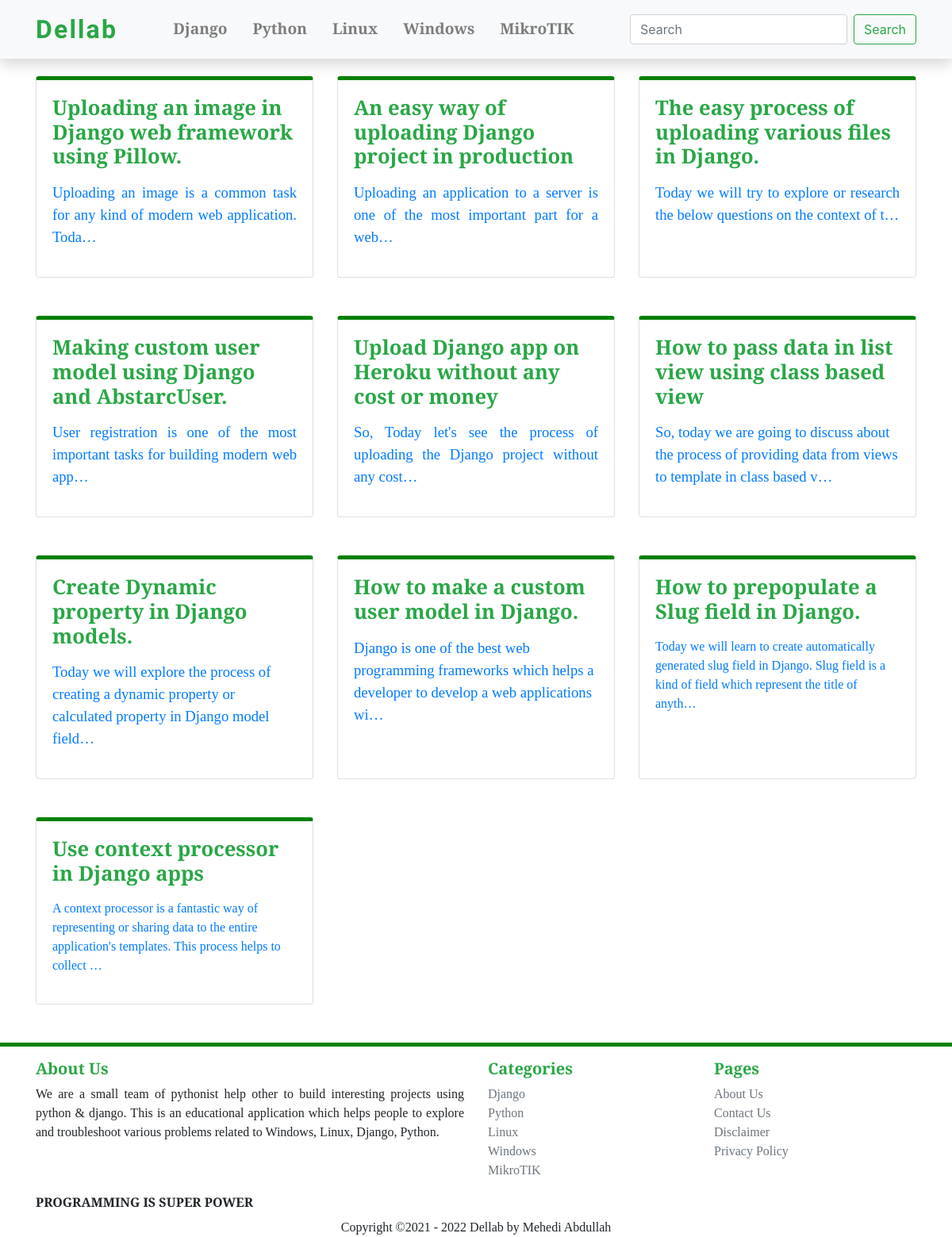
/django/, run on the app's committed database.
### blog/models.py (models this page shows, shortened)
class Blog(models.Model):
    title = models.TextField(unique=True, max_length=987)
    writer = models.ForeignKey(User, on_delete=models.CASCADE, null=True, default=1)
    updated = models.DateField(auto_now=True, auto_now_add=False)
    timestamp = models.DateTimeField(auto_now=False, auto_now_add=True)
    category = models.ForeignKey(Category, on_delete=models.CASCADE)
    content = HTMLField()
    slug = models.SlugField(blank=True, max_length=987)
    def get_absolute_url(self):
        return reverse("details", kwargs={"id": self.id, 'slug': self.slug})

### blog/views.py (the view)
# urls.py: path('django/', views.django_index, name='django_index'),
def django_index(request):
    django = Blog.objects.filter(Q(category__title__contains ='django'))
    return render(request, 'django/index.html', {'django': django })

### templates/django/index.html (shortened to what this page needs)
{% extends 'master.html' %}
{% block main %}
    <div class="container mt-5">
        <div class="row">
            {% for django in django %}
                <div class="col-md-4 mt-5">
                    <div class="card h-100" style=" font-family: 'Averia Serif Libre', cursive; border-top: 5px solid green; border-radius:1.6 rem">
                        <a href={{ django.get_absolute_url }} " style='text-decoration: none;'>
                            <div class="card-body">
                                <h5 class="card-title text-success text-align-center font-weight-bold" style='font-size: 1.6rem; justify-content: center'>{{django.title|safe}}</h5>
                                <p class="card-text text-secondary" style='font-size: 1.3rem; justify: center'>{{django.content|truncatechars:144|safe}}</p>
                            </div>
                        </a>
                    </div>
                </div>
            {% endfor %}
        </div>
    </div>
{% endblock main %}

### data on the page
Blog: title "Uploading an image in Django web framework using Pillow.", content "Uploading an image is a common task for any kind of modern web application. Toda…"
Blog: title "An easy way of uploading Django project in production", content "Uploading an application to a server is one of the most important part for a web…"
Blog: title "The easy process of uploading various files in Django.", content "Today we will try to explore or research the below questions on the context of t…"
Blog: title "Making custom user model using Django and AbstarcUser.", content "User registration is one of the most important tasks for building modern web app…"
Blog: title "Upload Django app on Heroku without any cost or money", content "So, Today let's see the process of uploading the Django project without any cost…"
Blog: title "How to pass data in list view using class based view", content "So, today we are going to discuss about the process of providing data from views to template in class based v…"
Blog: title "Create Dynamic property in Django models.", content "Today we will explore the process of creating a dynamic property or calculated property in Django model field…"
Blog: title "How to make a custom user model in Django.", content "Django is one of the best web programming frameworks which helps a developer to develop a web applications wi…"
Blog: title "How to prepopulate a Slug field in Django.", content "Today we will learn to create automatically generated slug field in Django. Slug field is a kind of field which represent the title of anyth…"
Blog: title "Use context processor in Django apps", content "A context processor is a fantastic way of representing or sharing data to the entire application's templates. This process helps to collect …"
